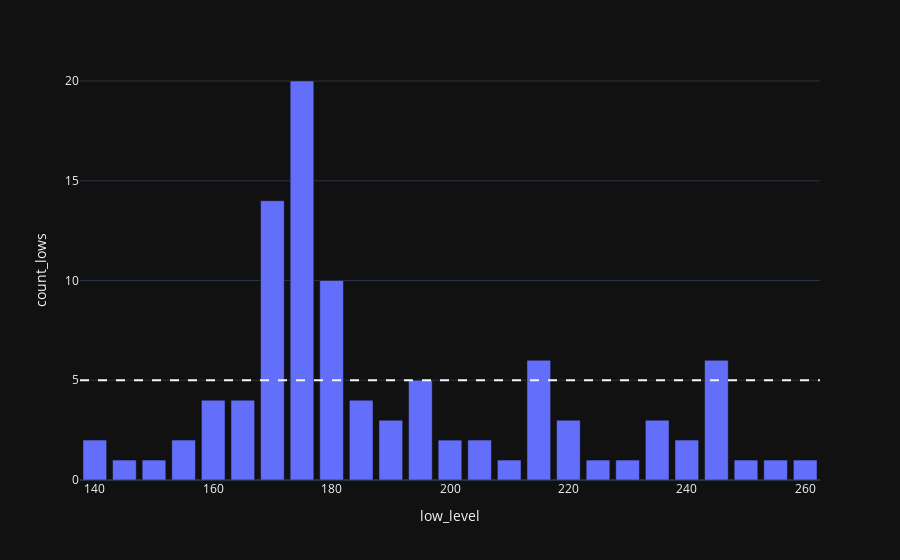

Source (notebook cell):
### Code cell
# Support Analysis
count_limit = 5

def custom_round(x, base=5):
    return int(base * round(float(x)/base))


ohlc2['low_level'] = ohlc2['low'].apply(custom_round)
print(ohlc2)

ohlc2['count_lows'] = 1

support_df = ohlc2.groupby('low_level', as_index=False)['count_lows'].count()
display(support_df)

fig = px.bar(support_df, x='low_level', y='count_lows')
fig.add_hline(y=count_limit, line_dash='dash')

### Figure 1 — Plotly figure (JSON) as saved in the notebook; plotly's stock layout.template omitted (floating-point values rounded to 4 significant figures)
{"data": [{"alignmentgroup": "True", "hovertemplate": "low_level=%{x}<br>count_lows=%{y}<extra></extra>", "legendgroup": "", "marker": {"color": "#636efa", "pattern": {"shape": ""}}, "name": "", "offsetgroup": "", "orientation": "v", "showlegend": false, "textposition": "auto", "x": [140, 145, 150, 155, 160, 165, 170, 175, 180, 185, 190, 195, 200, 205, 210, 215, 220, 225, 230, 235, 240, 245, 250, 255, 260], "xaxis": "x", "y": [2, 1, 1, 2, 4, 4, 14, 20, 10, 4, 3, 5, 2, 2, 1, 6, 3, 1, 1, 3, 2, 6, 1, 1, 1], "yaxis": "y", "type": "bar"}], "layout": {"xaxis": {"anchor": "y", "domain": [0.0, 1.0], "title": {"text": "low_level"}}, "yaxis": {"anchor": "x", "domain": [0.0, 1.0], "title": {"text": "count_lows"}}, "legend": {"tracegroupgap": 0}, "margin": {"t": 60}, "barmode": "relative", "shapes": [{"line": {"dash": "dash"}, "type": "line", "x0": 0, "x1": 1, "xref": "x domain", "y0": 5, "y1": 5, "yref": "y"}]}}
